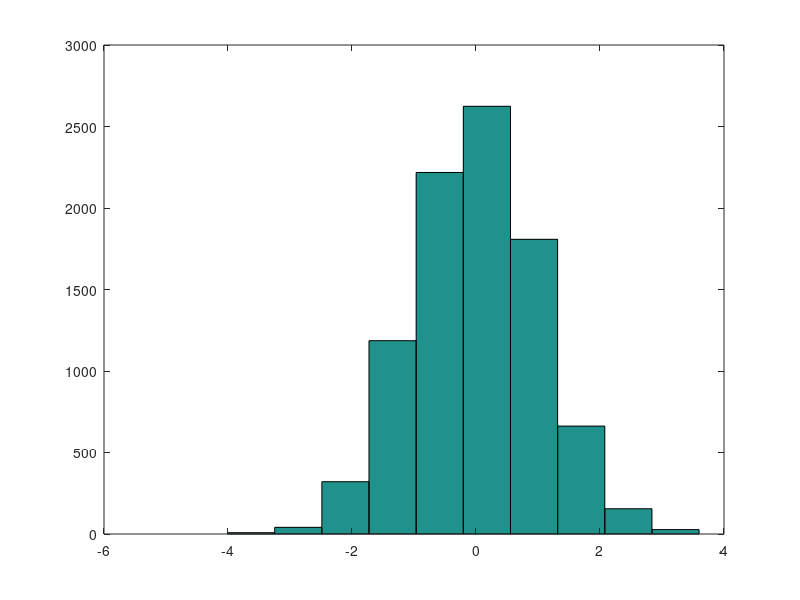

MATLAB code for this plot:
% Garret Lamb
N = 9050;
x = randn(N,1); % column vector of random values
mean(x) % display mean
std(x) % display standard deviation
hist(x) % plot bar histogram